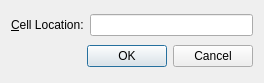
<?xml version="1.0" encoding="UTF-8"?>
<ui version="4.0">
 <class>GoToCellDialog</class>
 <widget class="QWidget" name="GoToCellDialog">
  <property name="geometry">
   <rect>
    <x>0</x>
    <y>0</y>
    <width>264</width>
    <height>83</height>
   </rect>
  </property>
  <property name="windowTitle">
   <string>Form</string>
  </property>
  <layout class="QVBoxLayout" name="verticalLayout">
   <item>
    <layout class="QHBoxLayout" name="horizontalLayout">
     <item>
      <widget class="QLabel" name="label">
       <property name="text">
        <string>&amp;Cell Location:</string>
       </property>
       <property name="buddy">
        <cstring>lineEdit</cstring>
       </property>
      </widget>
     </item>
     <item>
      <widget class="QLineEdit" name="lineEdit"/>
     </item>
    </layout>
   </item>
   <item>
    <layout class="QHBoxLayout" name="horizontalLayout_2">
     <item>
      <spacer name="horizontalSpacer">
       <property name="orientation">
        <enum>Qt::Horizontal</enum>
       </property>
       <property name="sizeHint" stdset="0">
        <size>
         <width>40</width>
         <height>20</height>
        </size>
       </property>
      </spacer>
     </item>
     <item>
      <widget class="QPushButton" name="okButton">
       <property name="text">
        <string>OK</string>
       </property>
       <property name="default">
        <bool>true</bool>
       </property>
      </widget>
     </item>
     <item>
      <widget class="QPushButton" name="cancelButton">
       <property name="text">
        <string>Cancel</string>
       </property>
      </widget>
     </item>
    </layout>
   </item>
  </layout>
 </widget>
 <tabstops>
  <tabstop>lineEdit</tabstop>
  <tabstop>okButton</tabstop>
  <tabstop>cancelButton</tabstop>
 </tabstops>
 <resources/>
 <connections/>
</ui>
